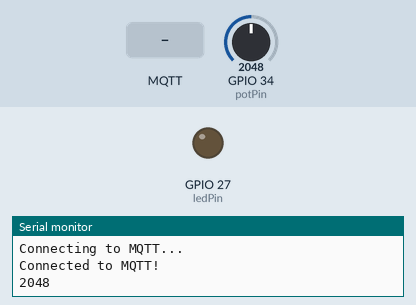
Bench run of a sketch on a simulated ESP32-S3. Shown: output pins drawn as LEDs (lit = HIGH), the last lines printed to the serial monitor. The test bench sets the inputs (shaded band); at power-on: GPIO 34 (potPin) = 2048. WiFi joins after 1.5 s; servers stay silent unless stated; no MQTT or app messages arrive unless stated.

Above: at 3.2 s.
3.3 s: MQTT message "ON" arrives on the first subscribed topic
At 8.0 s:
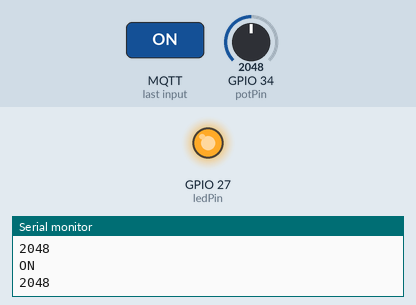
8.5 s: MQTT message "OFF" arrives on the first subscribed topic
At 13.0 s:
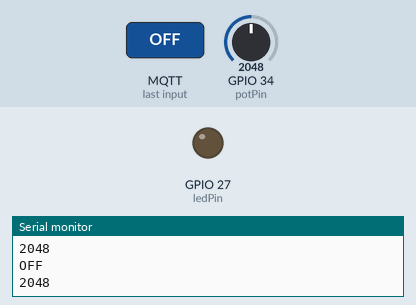
Timing chart, 0 to 14.5 s (numbered marks = the images above; inputs shaded):
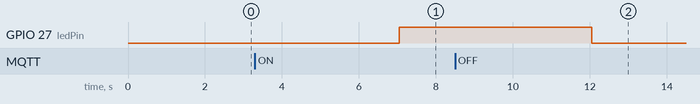

Measured:
- after the input at 3.3 s, GPIO 27 (ledPin): LOW → HIGH after 3.8 s
- after the input at 8.5 s, GPIO 27 (ledPin): HIGH → LOW after 3.6 s

The sketch:

esp32_firmware.ino
```cpp
#include <WiFi.h>
#include <WiFiClientSecure.h> // Required for MQTT over SSL
#include <PubSubClient.h>

// WiFi credentials
const char* ssid = "your SSID";
const char* password = "your password";

// MQTT broker details
const char* mqtt_server = "7c5205f9eebc472087ef39b2f7e42387.s1.eu.hivemq.cloud";
const int mqtt_port = 8883; // SSL secured port
const char* mqtt_user = "iot_water";
const char* mqtt_password = "IoTwater@25";

// MQTT topics
const char* sensor_topic = "home/sensor"; // Publish sensor data here
const char* led_topic = "home/led";       // Subscribe to this topic for LED control

// Corrected Pins for ESP32-S3
const int potPin = 34;  // ESP32-S3 ADC pin (Valid choices: 32, 33, 34, 35, 36, 39)
const int ledPin = 27;   // GPIO for LED output

// Secure WiFi and MQTT clients
WiFiClientSecure espClient;
PubSubClient client(espClient);

// Callback function to handle messages from MQTT
void callback(char* topic, byte* payload, unsigned int length) {
  String message;
  for (int i = 0; i < length; i++) {
    message += (char)payload[i];
  }

  if (String(topic) == led_topic) {
    if (message == "ON") {
      digitalWrite(ledPin, HIGH);
      Serial.println("ON");
    } else if (message == "OFF") {
      digitalWrite(ledPin, LOW);
      Serial.println("OFF");
    }
  }
}

void setup() {
  // Setup serial monitor
  Serial.begin(115200);

  // Setup WiFi
  WiFi.begin(ssid, password);
  while (WiFi.status() != WL_CONNECTED) {
    delay(1000);
    Serial.println("Connecting to WiFi...");
  }
  Serial.println("Connected to WiFi!");

  // Secure MQTT Configuration
  espClient.setInsecure(); // Bypass SSL certificate verification (Not recommended for production)

  // Setup MQTT
  client.setServer(mqtt_server, mqtt_port);
  client.setCallback(callback);

  while (!client.connected()) {
    Serial.println("Connecting to MQTT...");
    if (client.connect("Test_Client", mqtt_user, mqtt_password)) {
      Serial.println("Connected to MQTT!");
      client.subscribe(led_topic);
    } else {
      Serial.print("Failed with state ");
      Serial.println(client.state());
      delay(2000);
    }
  }

  // Setup pins
  pinMode(ledPin, OUTPUT);
}

void loop() {
  client.loop(); // Keep MQTT connection alive

  // Read potentiometer value and publish it
  int sensorValue = analogRead(potPin);
  Serial.println(sensorValue);
  String sensorString = String(sensorValue);
  client.publish(sensor_topic, sensorString.c_str());

  delay(5000); // Publish every second
}
```
